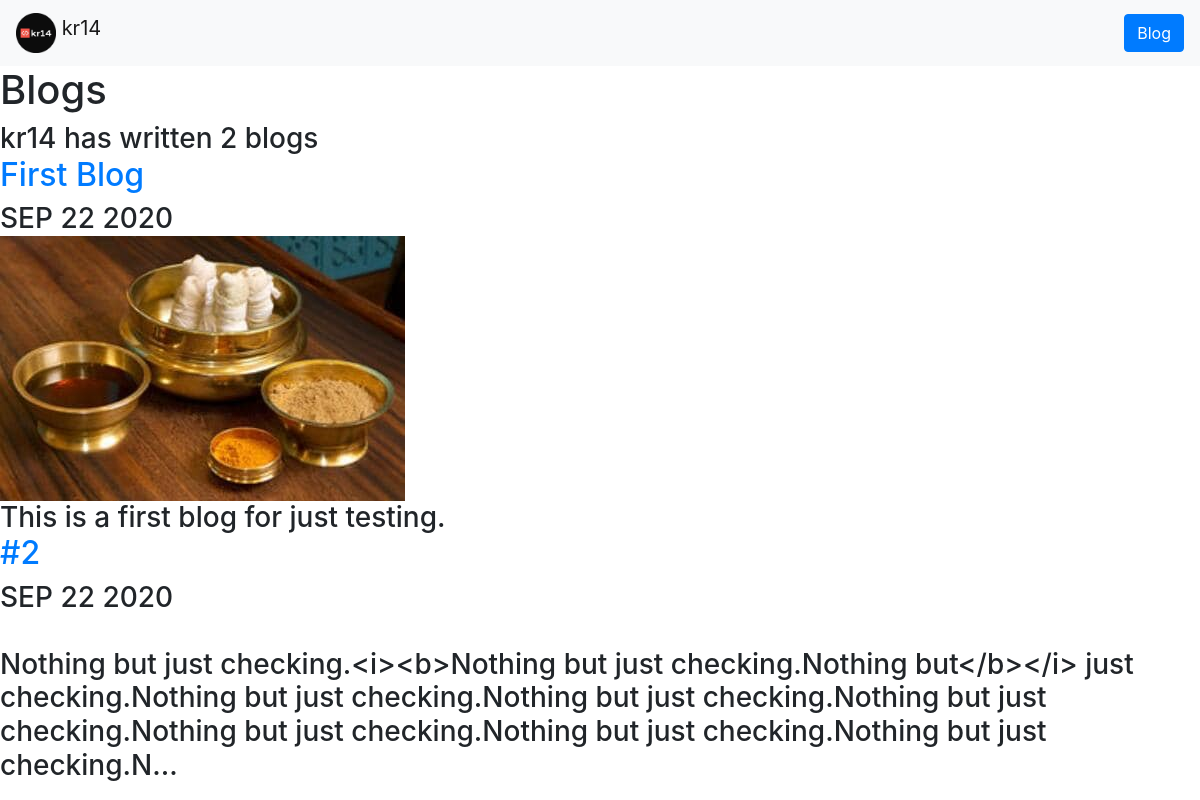
Screenshot of /blog/ with the database file from the repository.
### blog/models.py (models this page shows, shortened)
class Blog(models.Model):
    image = models.ImageField(blank = True, upload_to='blog/images/')
    title = models.CharField(max_length = 100)
    date = models.DateField(auto_now_add = True)
    description = models.TextField()

### blog/views.py (the view)
# urls.py: path('',views.all_blogs,name = "all_blogs"),
def all_blogs(request):
    blogs = Blog.objects.order_by('-date')[:5]
    return render(request, 'blog/all_blogs.html', {"blogs":blogs})

### blog/templates/blog/all_blogs.html
{% extends 'PortfolioHome/base.html' %}
{% block content %}
<h1>Blogs</h1>
<h3>kr14 has written {{ blogs.count }} blog{{ blogs.count|pluralize }}
{% for blog in blogs %}
<a href='{% url "blog:details" blog.id %}'><h2>{{ blog.title }}</h2></a>
{{ blog.date|date:'M d Y'|upper }}
<br>
  {% if blog.image %}
  <img src='{{ blog.image.url }}'>
  {% endif %}
  <br>
{{ blog.description|truncatechars:250 }}
{% endfor %}
{% endblock %}

### PortfolioHome/static/PortfolioHome/home.css (style rules this page uses)
body { background-color: lightblue; }

### rows the page displays
Blog: title "First Blog", date "SEP 22 2020", image (picture), description "This is a first blog for just testing."
Blog: title "#2", date "SEP 22 2020", description "Nothing but just checking.<i><b>Nothing but just checking.Nothing but</b></i> just checking.Nothing but just checking.Nothing but just checking.Nothing but just checking.Nothing but just checking.Nothing but just checking.Nothing but just checking.N…"

### other values shown
{{ blogs.count }} "2"
